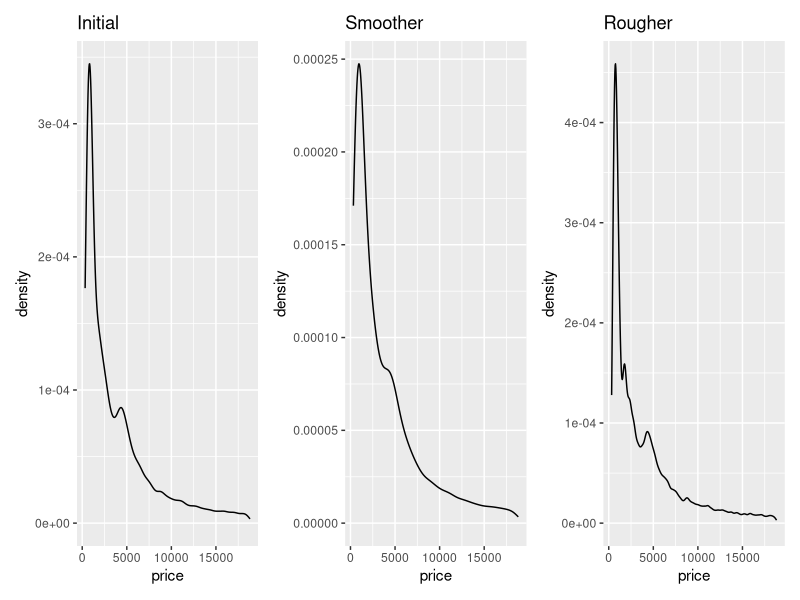
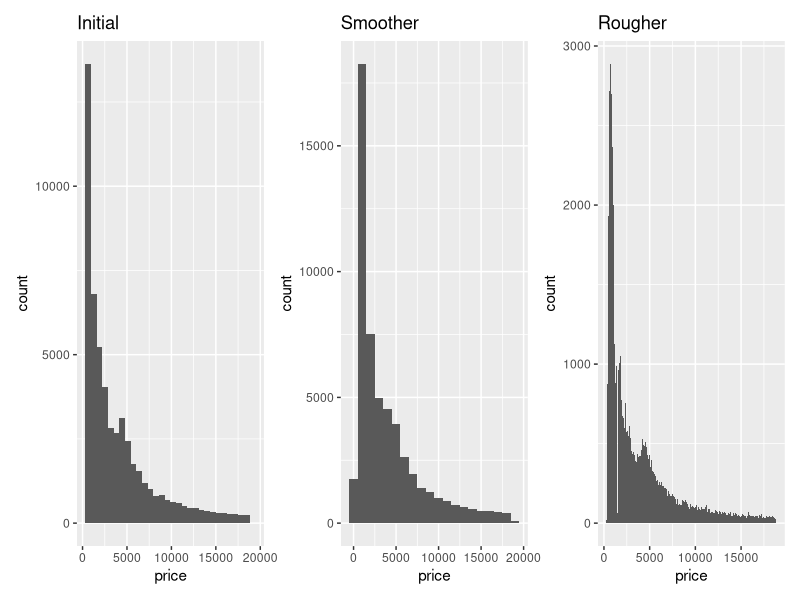
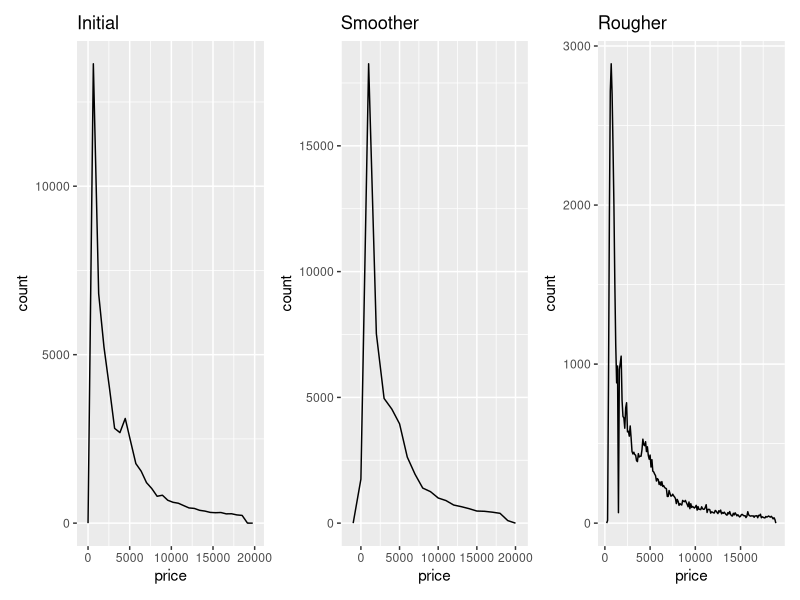
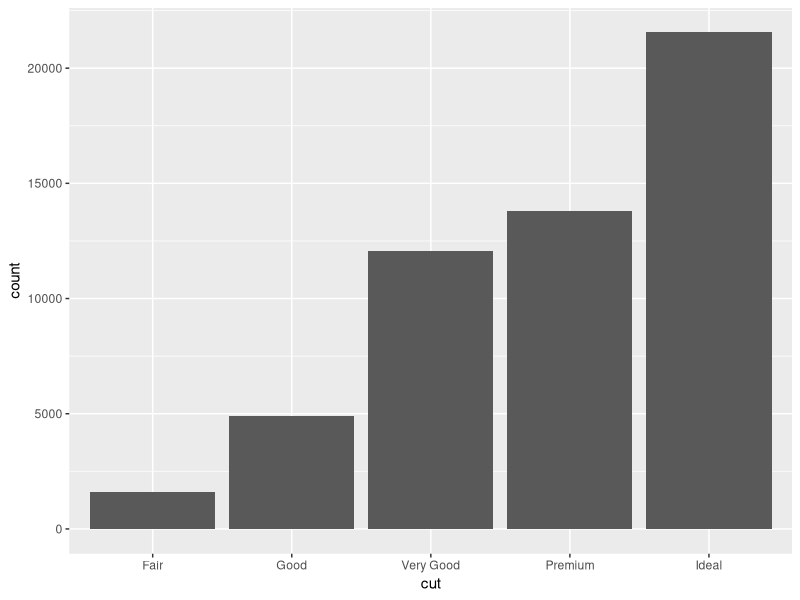
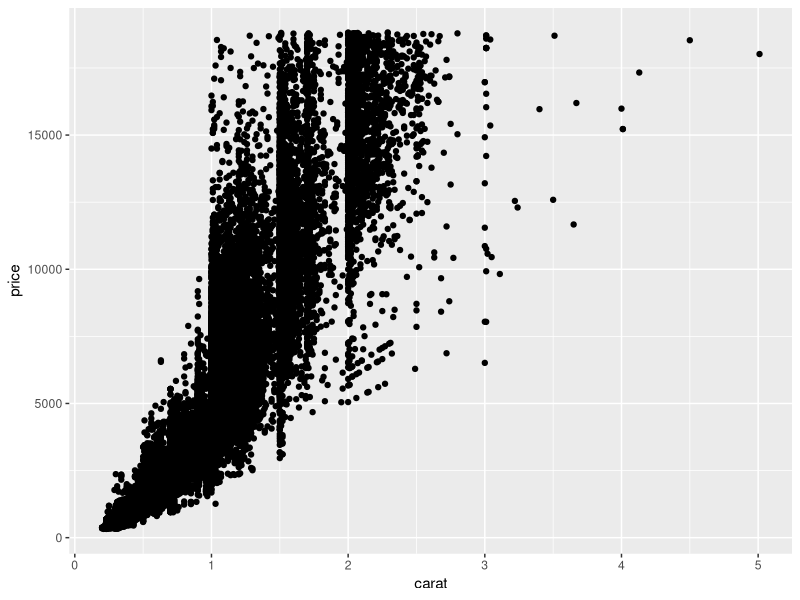
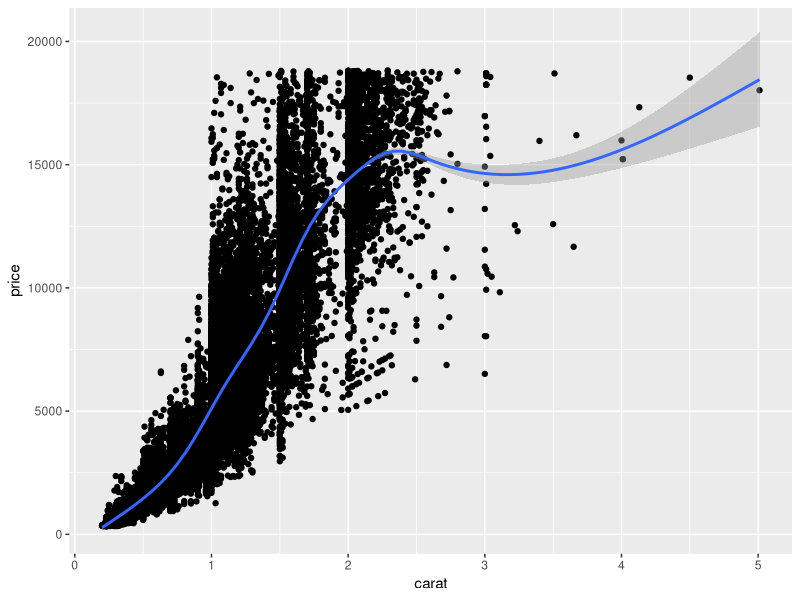
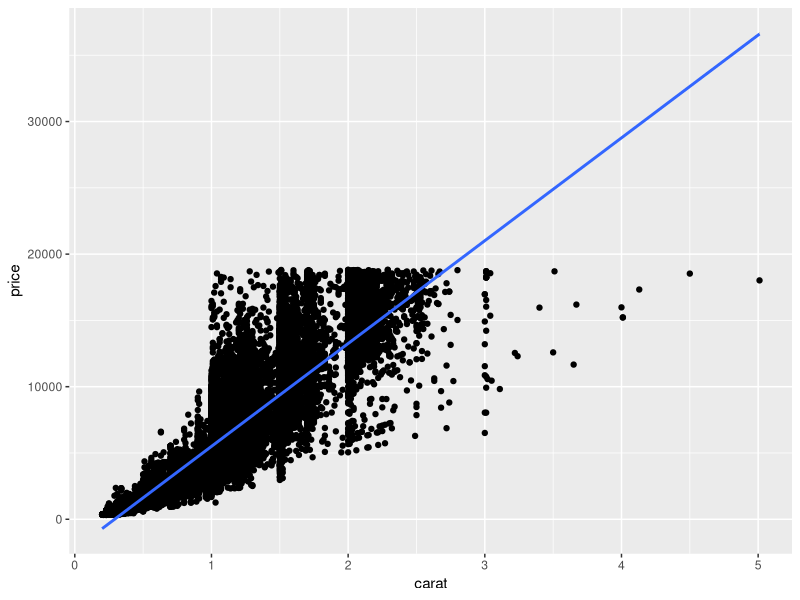
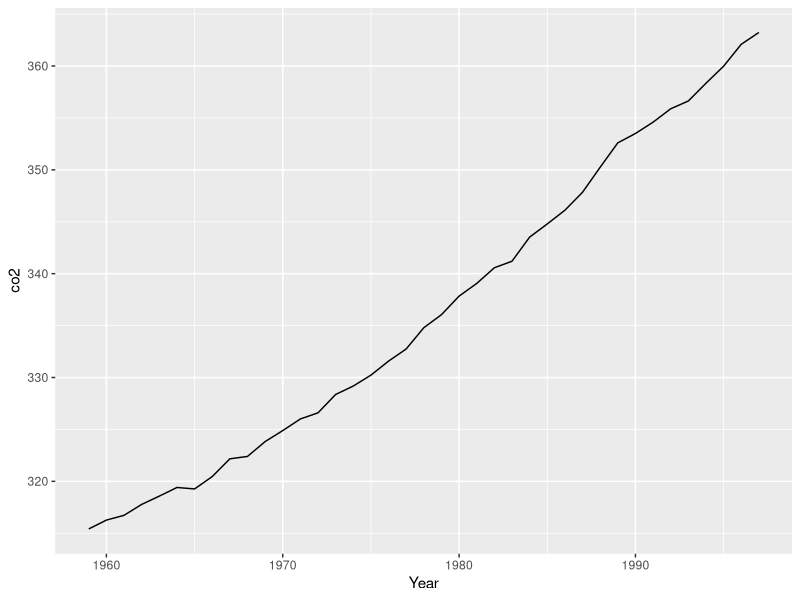

The R script that drew these images, in order:
library(dplyr)
library(ggplot2)
library(tidyr)
library(gridExtra)
library(patchwork)
library(scales)
library(ggrepel)

# load datasets we'll use
data(sleep)
data(diamonds)
data(co2)
# tidy co2 
co2 <- data.frame(Year = rep(1959:1997, each = 12),
                  Month = rep(format(ISOdate(2004,1:12,1),"%B"), 39),
                  co2 = as.numeric(co2))

matrics <- data.frame(
  year = 2014:2018,
  EC = c(65.4,56.8,59.3,65,70.6),
  FS = c(82.8,81.6,88.2,86.1,87.5),
  Gau = c(84.7,84.2,85.1,85.1,87.9),
  KZN = c(69.7,60.7,66.4,72.9,76.2),
  Lim = c(72.9,65.9,62.5,65.6,69.4),
  Mpu = c(79,78.6,77.1,74.8,79),
  NW = c(84.6,81.5,82.5,79.4,81.1),
  NC = c(76.4,69.4,78.7,75.6,73.3),
  WC = c(82.2,87.7,85.9,82.8,81.5)
)

matrics_long <- pivot_longer(matrics, cols = -1, names_to = "province", values_to = "pass_rate")

# geometries
# geometries denoted by geom_xxx are the building blocks of ggplots

# common 1D geoms: geom_density, geom_histogram, geom_freqpoly, geom_bar
# common 2D geoms: geom_point, geom_line, geom_bar(stat = "identity")

### 1D geoms only need you to specify an "x" in the aesthetics

## geom_density
#initial
plot1 <- diamonds %>% 
  ggplot(aes(x = price)) + 
  geom_density() +
  labs(title='Initial')
#smoother
plot2 <- diamonds %>% 
  ggplot(aes(x = price)) + 
  geom_density(adjust=1.8) +
  labs(title='Smoother')
#rougher
plot3 <- diamonds %>% 
  ggplot(aes(x = price)) + 
  geom_density(adjust=0.5) +
  labs(title='Rougher')

plot1 + plot2 + plot3

## geom_histogram
#without smoothing
plot4 <- diamonds %>% 
  ggplot(aes(x = price)) + 
  geom_histogram() +
  labs(title='Initial')
#Smoother
plot5 <- diamonds %>% 
  ggplot(aes(x = price)) + 
  geom_histogram(binwidth=1000) + #I don't think this is right - try kernel density?
  labs(title='Smoother')
#Rougher
plot6 <- diamonds %>% 
  ggplot(aes(x = price)) + 
  geom_histogram(binwidth=100) + #I don't think this is right - try kernel density?
  labs(title='Rougher')

plot4 + plot5 + plot6

## geom_freqpoly
#initial
plot7 <- diamonds %>% 
  ggplot(aes(x = price)) + 
  geom_freqpoly() +
  labs(title='Initial')
#Smoother
plot8 <- diamonds %>% 
  ggplot(aes(x = price)) +
  geom_freqpoly(binwidth=1000) + #I don't think this is right - try kernel density?
  labs(title='Smoother')
#Rougher
plot9 <- diamonds %>% 
  ggplot(aes(x = price)) +
  geom_freqpoly(binwidth=100) + #I don't think this is right - try kernel density?
  labs(title='Rougher')

plot7 + plot8 + plot9

## additional parameters control smoothing (see ?geom_xxx)

# EXERCISE: adapt each of the plots above so that the densities/histograms are 
# either "smoother" or "rougher". Choose an appropriate amount of smoothing.
# ^(the adaptions are shown in the above code)

## geom_bar

# default behaviour for geom_bar is to count stuff, so 1D
diamonds %>% ggplot(aes(x = cut)) + 
  geom_bar()

### 2D geoms need x and y in aes

## geom_point

diamonds %>% ggplot(aes(x = carat, y = price)) + 
  geom_point()

# often nice to add a smooth line of best fit with geom_smooth, which
# uses generalised additive models (gams) by default, covered in later
# courses
diamonds %>% ggplot(aes(x = carat, y = price)) + 
  geom_point() + 
  geom_smooth()

# EXERCISE: adapt the code you just used to fit a straight line rather than a smooth

diamonds %>% ggplot(aes(x = carat, y = price)) + 
  geom_point() + 
  geom_smooth(method='glm')

## geom_line

co2 %>% filter(Month == "January") %>%
  ggplot(aes(x = Year, y = co2)) + 
  geom_line()

# EXERCISE: show lines for all 12 months on the plot (a) by using fill or colour, 
# (b) without using fill or colour

#using colour
co2 %>%
  ggplot(aes(x = Year, y = co2, col=Month)) + 
  geom_line()

#using fill
co2 %>%
  ggplot(aes(x = Year, y = co2, fill=Month)) +
  geom_area(position = 'identity', alpha=0.4) +
  geom_line()
#tried to limit y axis to ymin=300 using geom_ribbon() to try and get a nicer looking plot
#Any help with this will be much appreciated

#using fill & colour
co2 %>%
  ggplot(aes(x = Year, y = co2, fill=Month)) +
  geom_area(position = 'identity', alpha=0.4) +
  geom_line(aes(colour=Month))
#same issue as above - looks a bit better though but can't see enough detail
#to make the graph useful

#without using fill or colour
co2 %>%
  ggplot(aes(x = Year, y = co2, by=Month)) + 
  geom_line()

# EXERCISE: flip Month and Year around so that each line represents a Year, and the 
# Month is on the x-axis

co2 %>%
  ggplot(aes(x = Month, y = co2, colour=Year)) + 
  geom_line()
#almost unintelligible <- this is because 'Month' is a categorical variable.
#not a line graph anymore <- has become a weird-looking bar chart where lines are used
#let's try plotting using bars

co2 %>%
  ggplot(aes(x = Month, y = co2, colour=Year)) + 
  geom_bar(stat='identity')

#better but still difficult to read

## geom_area

# just fills in area under a geom_line
co2 %>% filter(Month == "January") %>%
  ggplot(aes(x = Year, y = co2)) + 
  geom_area()

## geom_bar

# with (stat = "identity") plots x and y directly, no counts
diamonds %>% group_by(cut) %>% summarize(meanprice = mean(price)) %>%
  ggplot(aes(x = cut, y = meanprice)) + 
  geom_bar(stat = "identity")

### discretising continuous variables

## ggplot provides 3 helper functions:
# cut_interval: divides data into fixed number of bins
# cut_width: divides data into bins of fixed width
# cut_number: divides data into n bins each containing (approximately) the same number of points

diamonds %>%
  ggplot(aes(x = cut_interval(price, n = 5))) + 
  geom_bar()

diamonds %>%
  ggplot(aes(x = cut_width(price, width = 5000))) + 
  geom_bar()

diamonds %>%
  ggplot(aes(x = cut_number(price, n = 5))) + 
  geom_bar()

# these are especially useful when grouping/faceting on continuous variables

# EXERCISE: Display the distribution of price conditional on cut and carat. 
# Try facetting by cut and grouping by carat. Try facetting by carat and grouping by cut. 
# Which do you prefer?

#Display the distribution of price conditional on cut

# Try facetting by cut and grouping by carat

diamonds %>%
  #group_by(cut_width(carat, 0.1)) %>%
  ggplot(aes(x = price), grouping=cut_width(carat, 0.1)) +
  geom_histogram() +
  facet_wrap(~cut)

#Try facetting by carat and grouping by cut.

diamonds %>%
  #group_by(cut) %>%
  ggplot(aes(x = price), grouping=cut) +
  geom_histogram() +
  facet_wrap(~cut_width(carat, 0.1))

#prefer facetting by cut and grouping by carat

# EXERCISE: Compare the relationship between price and carat for each colour.
# What makes it hard to compare the groups? Is grouping better or facetting? 
# If you use facetting, what annotation might you add to make it easier to see 
# the differences between panels?

diamonds %>%
  ggplot(aes(x=carat, y=price, colour=color)) +
  geom_point()

#what makes it hard to compare the groups is that you can't distinguish between the
#groups properly in the plot even if they are distinguished by colour

#Is grouping better or facetting?

#try grouping first <- does nothing (but I may be doing something very wrong)

diamonds %>%
  group_by(color) %>%
  ggplot(aes(x=carat, y=price, colour=color)) +
  geom_point()

#try facetting by colour

diamonds %>%
  ggplot(aes(x=carat, y=price, colour=color)) +
  geom_point() +
  facet_wrap(~color)

#A useful annotation could be to add in the mean of each group on each of the plots

df <- diamonds %>%
  group_by(color) %>%
  summarise(carat = mean(carat), price=mean(price)) %>%
  rename(color2 = color)
p1 <- diamonds %>%
  ggplot(aes(x=carat, y=price)) +
  geom_point() +
  geom_point(data=df, aes(colour=color2)) +
  facet_wrap(~color)
p1

#or to add in regression lines to a plot
df <- diamonds %>%
  group_by(color) %>%
  summarise(carat = mean(carat), price=mean(price)) %>%
  rename(color2 = color)
p2 <- diamonds %>%
  ggplot(aes(x=carat, y=price)) +
  geom_point() +
  geom_point(data=df, aes(colour=color2)) +
  facet_wrap(~color) +
  geom_smooth(aes(colour=color), method='lm', se=F)
p2
#This version isn't great - it obscures the data a lot but can still be a good way to
#show that whether the means of the other colours were higher or lower than the mean of
#the colour being observed

### Labels (labs)

## sets text for axis labels and title
## NOT the appearance of the text, that's a "theme" (next)

co2 %>% filter(Month == "January") %>%
  ggplot(aes(x = Year, y = co2)) + 
  geom_line() +
  labs(x = "Year", y = "C02 level (PPM)", 
       title = "Increasing atmospheric concentrations of CO2", 
       subtitle = "Values for February, March and April of 1964 obtained by interpolation")

# nice to have CO2 with a subscript on the "2"
co2 %>% filter(Month == "January") %>%
  ggplot(aes(x = Year, y = co2)) + 
  geom_line() +
  labs(x = "Year", y = expression(paste(CO[2]," level")), 
       title = expression(paste("Increasing atmospheric concentrations of ", CO[2])), 
       subtitle = "Values for February, March and April of 1964 obtained by interpolation")

### Themes

## fine-scale control and polishing

# loads of options
?theme

# make a plot
pp <- diamonds %>% sample_n(1000) %>%
  ggplot(aes(x = carat, y = price)) + 
  geom_point()
pp 

# change the background colour
pp + 
  theme(panel.background = element_rect(fill = "red"))

# that's too dark, add some transparency
pp + 
  theme(panel.background = element_rect(fill = alpha('red', 0.2)))

# change axis text 
pp + 
  theme(axis.text = element_text(colour = "red", size = rel(1.5)))

# change axis labels text 
pp + 
  theme(axis.title = element_text(colour = "red", size = rel(1.5)))

# can also add transparency to axis labels (not a good idea here) 
pp + 
  theme(axis.title = element_text(colour = alpha('red', 0.2), size = rel(1.5)))

# arrows on the axes
pp + 
  theme(axis.line = element_line(arrow = arrow()))

# even finer control... changes look of arrow heads
pp + 
  theme(axis.line = element_line(arrow = arrow(angle = 20, length = unit(0.1, "inches"))))

# grid lines
pp +
  theme(panel.grid.major = element_line(colour = "red"),
        panel.grid.minor = element_line(colour = "orange"))

pp +
  theme(panel.grid.major = element_line(colour = "red", size = 1),
        panel.grid.minor = element_line(colour = "orange", size = 1))

# spacing between gridlines isn't a theme setting, its in "scale_"
pp +
  theme(panel.grid.major = element_line(colour = "red"),
        panel.grid.minor = element_line(colour = "orange")) +
  scale_x_continuous(breaks = seq(from = 0, to = 3, by = 0.5),
                     minor_breaks = seq(from = 0, to = 3, by = 0.1))

# same for y axis
pp +
  theme(panel.grid.major = element_line(colour = "red"),
        panel.grid.minor = element_line(colour = "orange")) +
  scale_y_continuous(breaks = seq(from = 0, to = 20000, by = 10000),
                     minor_breaks = seq(from = 0, to = 20000, by = 500))

# can also set manual axis text at tickmarks
pp +
  scale_y_continuous(breaks = seq(from = 0, to = 20000, by = 5000),
                     labels = c("R0", "R5,000", "R10,000", "R15,000", "R20,000"))

# longer axis ticks
pp +
  scale_y_continuous(breaks = seq(from = 0, to = 20000, by = 5000),
                     labels = c("R0", "R5,000", "R10,000", "R15,000", "R20,000")) +
  theme(axis.ticks.length=unit(.25, "cm"))

# put it all together
pp + 
  labs(x = "Weight of diamond (carats)", y = "Price of diamond (USD)") +
  theme(panel.background = element_rect(fill = alpha('red', 0.2)),
        axis.text = element_text(colour = "red", size = rel(1.5)),
        axis.title = element_text(colour = "red", size = rel(1.5)))


# revisiting log scale example from lecture
data(msleep)

a <- ggplot(msleep, aes(x = bodywt, y = brainwt)) + 
  geom_point(na.rm = TRUE) + 
  labs(x = "Body weight (kg)", y = "Brain weight (kg)")
a 

# log scaling
a + scale_x_log10() + scale_y_log10() 

# nice tick marks with annotation_xxx
a + scale_x_log10() + scale_y_log10() + annotation_logticks() 

# advanced axis breaks and labelling options with scales package
a + scale_x_log10(
  breaks = scales::trans_breaks("log10", function(x) 10^x),
  labels = scales::trans_format("log10", scales::math_format(10^.x))) +
  scale_y_log10(
    breaks = scales::trans_breaks("log10", function(x) 10^x),
    labels = scales::trans_format("log10", scales::math_format(10^.x))) +
  annotation_logticks() +
  labs(x = "Body weight (kg)", y = "Brain weight (kg)")

# EXERCISE: choose any of the plots you've made and add axis labels, title, and 
# subtitle

diamonds %>%
  ggplot(aes(x=carat, y=price, colour=color)) +
  geom_point() +
  labs(x = 'carat of diamond (g)', y = 'price of diamonds ($)', title='Figure 1: Scatterplot of the price of different carat diamonds', subtitle='the scatterplot is distinguished by diamond color from best (D) to worst (J)')

# EXERCISE: Improve the plot below by adding appropriate axis labels, 
# rotating the x axis text so that it is vertical, and change
# the axis text so that it does not include numbers in scientific notation

#Method 1

diamonds %>%
  ggplot(aes(x = cut_interval(price, n = 5, dig.lab=5))) + 
  geom_bar() +
  labs(x = 'Price ($)', y = 'Frequency', title='Distribution of Price of Diamonds ($)') +
  #theme(axis.text.x = element_text(angle=90))
  coord_flip()

#Method 2


  

# EXERCISE: Use geom_label to add a label to the plot below that identifies 
# the diamond with the largest value-per-carat. Bonus: make the labelling 
# "automatic" so that it still works if you resample another 10 diamonds 
# (make the label's location dynamic, rather than at a fixed (x,y) location)

df <- diamonds %>%
  sample_n(10) %>%
  mutate(ratio = price/carat)
max_ratio <- df %>%
  filter(ratio == max(ratio))
ratio_x <- max_ratio$carat
ratio_y <- max_ratio$price
  
df %>%
  ggplot(aes(x = carat, y = price)) + 
  geom_point() +
  #geom_point(aes(x = ratio_x, y=ratio_y), colour = 'light green') +
  geom_label(label='Max value-per-carat', mapping = aes(x=ratio_x, y=ratio_y), colour='light green')
  

### Legends

# revisiting class example #1
s1 <- ggplot(msleep, 
       aes(x = bodywt, y = brainwt, colour = order)) +
  geom_point(na.rm = TRUE) + 
  scale_x_log10(breaks = scales::trans_breaks("log10", function(x) 10^x),
                labels = scales::trans_format("log10",scales::math_format(10^.x))) + 
  scale_y_log10(breaks = scales::trans_breaks("log10", function(x) 10^x),
                labels = scales::trans_format("log10", scales::math_format(10^.x))) +
  annotation_logticks() +
  xlab("Body weight (kg)") + ylab("Brain weight (kg)") 
s1 

s1 + theme(legend.position = "bottom") 
s1 + theme(legend.position = "bottom") + guides(colour = guide_legend(ncols = 8))

matrics_long %>% 
  ggplot(aes(x = year, y = pass_rate, colour = province)) +
  geom_line() + theme_bw() + scale_colour_brewer(palette = "Set3")


# revisiting class example #2

s2 <- matrics_long %>% 
  ggplot(aes(x = year, y = pass_rate, colour = province)) +
  geom_line() + theme_bw() + scale_colour_brewer(palette = "Set3") 

# inset legend 
s2 +
  # coordinates for legend.position are x- and y- offsets from the bottom-left of the plot, ranging from 0 - 1.
  theme(legend.position = c(0.82,0.12), legend.title = element_blank(), 
        legend.text=element_text(size=8)) +
  guides(colour = guide_legend(ncol = 3))

# with geom_label

# make dataframe with x and y coords of labels, here just taking 2015 as x and 
# pass rate in 2015 as y, for illustration
textlabels <- matrics_long %>% filter(year == 2015) %>% 
  mutate(xpos = year, ypos = pass_rate) # don't have to rename, again for illustration

s2 +
  geom_label(data = textlabels, aes(x = xpos, y = ypos, label = province)) +
  theme(legend.position = "none")

s2 +
  geom_label_repel(data = textlabels, aes(x = xpos, y = ypos, label = province)) +
  theme(legend.position = "none")

### Adding geoms from different datasets

# Task: make a figure that shows the CO2 concentration over time for a
# specific month as a line (like done above), and then on top of that
# plots the mean CO2 concentrations over time (i.e. averages over all
# months) as a bar graph

co2mean <- co2 %>% group_by(Year) %>% summarize(mean_co2 = mean(co2))

co2 %>% filter(Month == "June") %>%
  ggplot(aes(x = Year, y = co2)) + 
  geom_bar(data = co2mean, aes(x = Year, y = mean_co2),
           stat = "identity", alpha = 0.4) + 
  geom_line(colour = "red")

# limiting the range on the y-axis
co2 %>% filter(Month == "June") %>%
  ggplot(aes(x = Year, y = co2)) + 
  geom_bar(data = co2mean, aes(x = Year, y = mean_co2),
           stat = "identity", alpha = 0.4) + 
  geom_line(colour = "red") +
  ylim(c(300, 400))

# can't use ylim, drops the observations, need "coord_cartesian"
co2 %>% filter(Month == "June") %>%
  ggplot(aes(x = Year, y = co2)) + 
  geom_bar(data = co2mean, aes(x = Year, y = mean_co2),
           stat = "identity", alpha = 0.4) + 
  geom_line(colour = "red") +
  coord_cartesian(ylim = c(300, 375))

# this is probably a better plot
co2 %>% filter(Month == "June") %>%
  ggplot(aes(x = Year, y = co2)) + 
  geom_line(data = co2mean, aes(x = Year, y = mean_co2)) + 
  geom_line(colour = "red") 

### Showing multiple plots

# Make a few plots
p1 <- diamonds %>% ggplot(aes(x = price)) + geom_density() + ggtitle("Default")
p2 <- diamonds %>% ggplot(aes(x = price)) + geom_density(adjust = 0.5) + ggtitle("Wiggly")
p3 <- diamonds %>% ggplot(aes(x = price)) + geom_density(adjust = 5) + ggtitle("Smooth")
p4 <- diamonds %>% ggplot(aes(x = price)) + geom_histogram() + ggtitle("Histogram")

# layout with gridExtra package
grid.arrange(p1, p2, p3, p4, nrow = 1)
grid.arrange(p1, p2, p3, p4, nrow = 2)
grid.arrange(p1, p2, p3, layout_matrix = matrix(c(1,2,1,3), nrow = 2))
grid.arrange(p1, p2, p3, layout_matrix = matrix(c(1,1,2,3), nrow = 2))

# layout with patchwork package
p1 + p2 
p1 + p2 + p3 + plot_layout(ncol = 3)
p1 + p2 + p3 + plot_layout(ncol = 3, widths = c(2, 1, 1))

# nesting plots
p1 + { p2 + p3 } + plot_layout(ncol = 2)
p1 + { p2 + { p3 + p4 } } + plot_layout(ncol = 1)

# various operators for manipulating layout (-, /, |)
p1 + p2 - p3 + plot_layout(ncol=1)
p1 + p2 - p3 - p4 + plot_layout(ncol=1)
p1 + p2 - p3 + p4 + plot_layout(ncol=1)
p1 + p2 - (p3 + p4) + plot_layout(ncol=1)
p1 + p2 - (p3 + p4 + p1) + plot_layout(ncol=1)

(p1 | p2 | p3) / p4
p4 / (p1 | p2 | p3)

# saving your plots
p_all <- p1 + p2 + p3 + p4 + plot_layout(ncol = 4)
ggsave(p_all, file = "myplot.png", width = 9, height = 3, dpi = 400)
